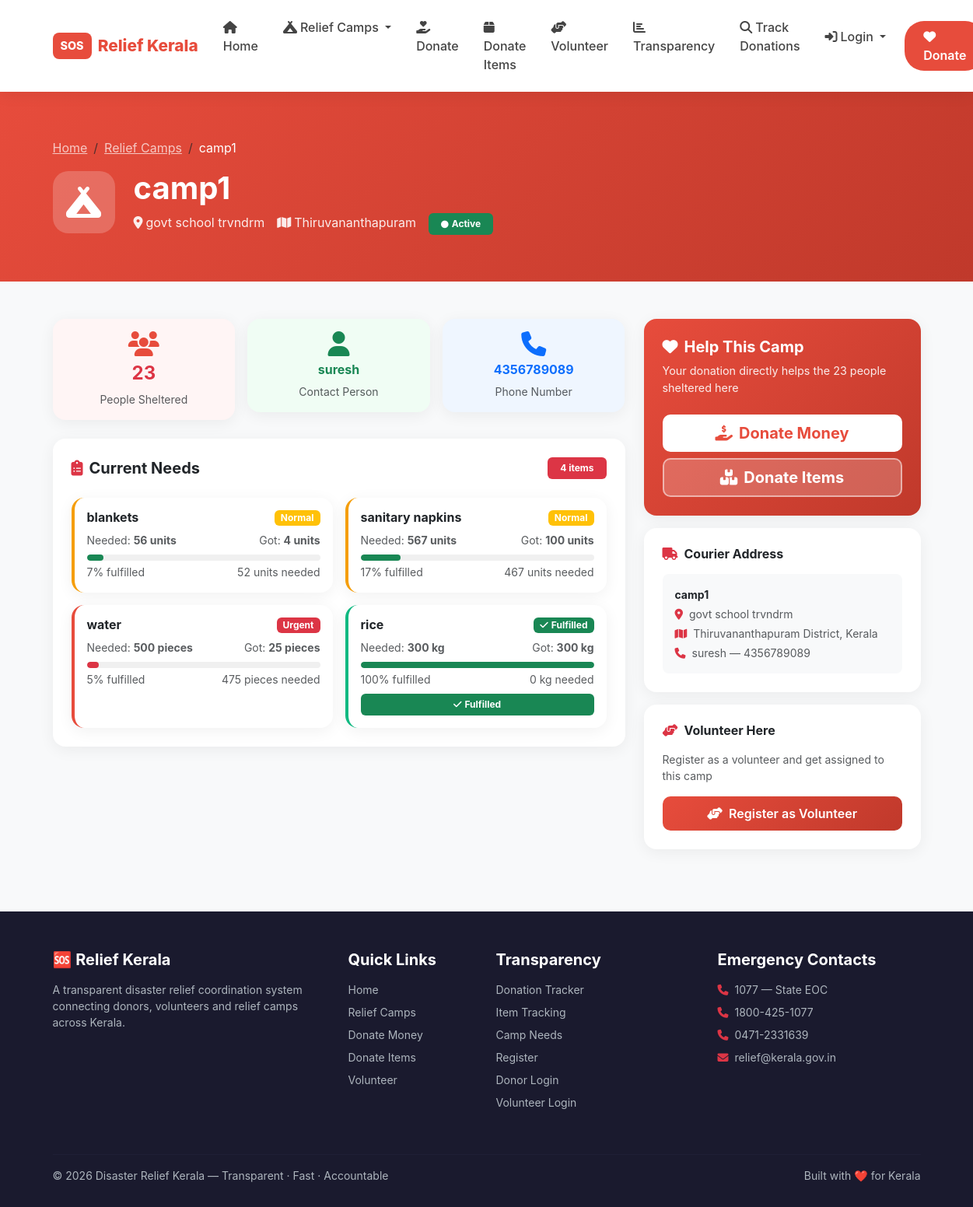
Screenshot of /camps/8/ with the database file from the repository.
### camps/models.py (models this page shows, shortened)
class Camp(models.Model):
    STATUS_CHOICES = [
        ('pending',  'Pending'),
        ('verified', 'Verified'),
        ('approved', 'Approved'),
    ]
    name           = models.CharField(max_length=200)
    location       = models.CharField(max_length=300)
    district       = models.CharField(max_length=100, choices=KERALA_DISTRICTS, default='Kozhikode')
    people_count   = models.PositiveIntegerField(default=0)
    contact_person = models.CharField(max_length=100)
    contact_phone  = models.CharField(max_length=10)
    status         = models.CharField(max_length=20, choices=STATUS_CHOICES, default='pending')
    created_by = models.ForeignKey(
        settings.AUTH_USER_MODEL,
        on_delete=models.SET_NULL,
        null=True, blank=True,
        related_name='created_camps'
    )
    panchayath = models.ForeignKey(
        'accounts.CustomUser',
        on_delete=models.SET_NULL,
        null=True, blank=True,
        limit_choices_to={'role': 'panchayath_staff'},
        related_name='managed_camps',
        help_text='Panchayath officer responsible for verifying needs at this camp',
    )
    is_active  = models.BooleanField(default=True)
    created_at = models.DateTimeField(auto_now_add=True)
    updated_at = models.DateTimeField(auto_now=True)

class Need(models.Model):
    PRIORITY_CHOICES = [
        ('urgent', 'Urgent'),
        ('normal', 'Normal'),
        ('low',    'Low'),
    ]
    STATUS_CHOICES = [
        ('pending',  'Pending Panchayath Verification'),
        ('verified', 'Verified'),
        ('rejected', 'Rejected'),
    ]
    camp                      = models.ForeignKey(Camp, on_delete=models.CASCADE, related_name='needs')
    status                    = models.CharField(max_length=20, choices=STATUS_CHOICES, default='verified')
    verified_by_panchayath    = models.BooleanField(default=False)
    verified_by_field_officer = models.BooleanField(default=False)
    item                      = models.CharField(max_length=200)
    quantity_needed           = models.PositiveIntegerField()
    quantity_received         = models.PositiveIntegerField(default=0)
    unit                      = models.CharField(max_length=50, default='units')
    priority                  = models.CharField(max_length=10, choices=PRIORITY_CHOICES, default='normal')
    is_fulfilled              = models.BooleanField(default=False)
    def remaining(self):
        return max(self.quantity_needed - self.quantity_received, 0)
    def percent_fulfilled(self):
        if self.quantity_needed == 0:
            return 100
        return int((self.quantity_received / self.quantity_needed) * 100)

### camps/views.py (the view, shortened to what this page needs)
# urls.py: path('<int:pk>/', views.camp_detail, name='camp_detail'),
def camp_detail(request, pk):
    camp = get_object_or_404(Camp, pk=pk)
    user = request.user
    if user.is_authenticated and (
        user.role == 'admin' or user.is_staff
        or (user.role == 'camp_head' and user.camp == camp)
        or (user.role == 'panchayath_staff' and camp.panchayath == user)
    ):
        needs = camp.needs.all().order_by('is_fulfilled', 'priority')
    else:
        needs = camp.needs.exclude(status='rejected').order_by('is_fulfilled', 'priority')
    return render(request, 'camps/camp_detail.html', {'camp': camp, 'needs': needs})

### templates/camps/camp_detail.html (shortened to what this page needs)
{% extends 'base.html' %}
{% block content %}
<div style="background:linear-gradient(135deg,#e74c3c,#c0392b);padding:60px 0">
  <div class="container text-white">
    <nav aria-label="breadcrumb" class="mb-3">
      <ol class="breadcrumb" style="background:none;padding:0">
        <li class="breadcrumb-item">
          <a href="{% url 'home' %}" style="color:rgba(255,255,255,0.7)">Home</a>
        </li>
        <li class="breadcrumb-item">
          <a href="{% url 'camp_list' %}" style="color:rgba(255,255,255,0.7)">Relief Camps</a>
        </li>
        <li class="breadcrumb-item active" style="color:white">{{ camp.name }}</li>
      </ol>
    </nav>
    <div class="d-flex align-items-center gap-4">
      <div style="background:rgba(255,255,255,0.2);width:80px;height:80px;border-radius:20px;display:flex;align-items:center;justify-content:center">
        <i class="fas fa-campground" style="font-size:2.5rem"></i>
      </div>
      <div>
        <h1 class="fw-bold mb-2">{{ camp.name }}</h1>
        <div class="d-flex gap-3 flex-wrap">
          <span style="opacity:0.9">
            <i class="fas fa-map-marker-alt me-1"></i>{{ camp.location }}
          </span>
          <span style="opacity:0.9">
            <i class="fas fa-map me-1"></i>{{ camp.district }}
          </span>
          <span class="badge bg-success px-3 py-2">
            <i class="fas fa-circle me-1" style="font-size:0.6rem"></i>Active
          </span>
        </div>
      </div>
    </div>
  </div>
</div>
<div class="container mt-5 mb-5">
  <div class="row g-4">
    <div class="col-md-8">
      <div class="row g-3 mb-4">
        <div class="col-md-4">
          <div class="card p-3 text-center" style="background:#fff5f5">
            <i class="fas fa-users fa-2x mb-2" style="color:#e74c3c"></i>
            <h4 class="fw-bold text-danger">{{ camp.people_count }}</h4>
            <p class="text-muted small mb-0">People Sheltered</p>
          </div>
        </div>
        <div class="col-md-4">
          <div class="card p-3 text-center" style="background:#f0fdf4">
            <i class="fas fa-user fa-2x mb-2 text-success"></i>
            <h6 class="fw-bold text-success">{{ camp.contact_person }}</h6>
            <p class="text-muted small mb-0">Contact Person</p>
          </div>
        </div>
        <div class="col-md-4">
          <div class="card p-3 text-center" style="background:#eff6ff">
            <i class="fas fa-phone fa-2x mb-2 text-primary"></i>
            <h6 class="fw-bold text-primary">{{ camp.contact_phone }}</h6>
            <p class="text-muted small mb-0">Phone Number</p>
          </div>
        </div>
      </div>
      <div class="card p-4">
        <div class="d-flex justify-content-between align-items-center mb-4">
          <h5 class="fw-bold mb-0">
            <i class="fas fa-clipboard-list me-2 text-danger"></i>Current Needs
          </h5>
          <span class="badge bg-danger px-3 py-2">
            {{ needs|length }} item{{ needs|length|pluralize }}
          </span>
        </div>
        {% if needs %}
        <div class="row g-3">
          {% for need in needs %}
          <div class="col-md-6">
            <div class="card p-3 h-100" style="border-left:4px solid {% if need.is_fulfilled %}#10b981{% elif need.priority == 'urgent' %}#e74c3c{% elif need.priority == 'normal' %}#f59e0b{% else %}#10b981{% endif %} !important">
              <div class="d-flex justify-content-between align-items-start mb-2">
                <h6 class="fw-bold mb-0">{{ need.item }}</h6>
                {% if need.is_fulfilled %}
                  <span class="badge bg-success px-2 py-1" style="font-size:0.75rem">
                    <i class="fas fa-check me-1"></i>Fulfilled
                  </span>
                {% else %}
                  <span class="badge {% if need.priority == 'urgent' %}bg-danger{% elif need.priority == 'normal' %}bg-warning{% else %}bg-success{% endif %} px-2 py-1" style="font-size:0.75rem">
                    {{ need.get_priority_display }}
                  </span>
                {% endif %}
              </div>
              <div class="d-flex justify-content-between mb-2">
                <small class="text-muted">Needed: <strong>{{ need.quantity_needed }} {{ need.unit }}</strong></small>
                <small class="text-muted">Got: <strong>{{ need.quantity_received }} {{ need.unit }}</strong></small>
              </div>
              <div class="progress mb-1">
                <div class="progress-bar {% if need.is_fulfilled %}bg-success{% elif need.priority == 'urgent' %}bg-danger{% else %}bg-success{% endif %}"
                     style="width:{{ need.percent_fulfilled }}%"></div>
              </div>
              <div class="d-flex justify-content-between">
                <small class="text-muted">{{ need.percent_fulfilled }}% fulfilled</small>
                <small class="text-muted">{% if need.is_fulfilled %}0 {{ need.unit }} needed{% else %}{{ need.remaining }} {{ need.unit }} needed{% endif %}</small>
              </div>
              {% if need.is_fulfilled %}
              <div class="mt-2">
                <span class="badge bg-success w-100 py-2">
                  <i class="fas fa-check me-1"></i>Fulfilled
                </span>
              </div>
              {% endif %}
            </div>
          </div>
          {% endfor %}
        </div>
        {% else %}
        <div class="text-center p-5">
          <i class="fas fa-check-circle fa-4x text-success mb-3 d-block"></i>
          <h5 class="text-success">All needs fulfilled!</h5>
          <p class="text-muted">This camp has no pending needs right now. Thank you to all donors!</p>
        </div>
        {% endif %}
      </div>
    </div>
    <div class="col-md-4">
      <div class="card p-4 mb-3" style="background:linear-gradient(135deg,#e74c3c,#c0392b)">
        <h5 class="fw-bold text-white mb-2">
          <i class="fas fa-heart me-2"></i>Help This Camp
        </h5>
        <p class="text-white mb-4" style="opacity:0.9;font-size:0.9rem">
          Your donation directly helps the {{ camp.people_count }} people sheltered here
        </p>
        <div class="d-grid gap-2">
          <a href="{% url 'money_donate' %}" class="btn btn-lg fw-bold" style="background:white;color:#e74c3c;border-radius:10px">
            <i class="fas fa-hand-holding-usd me-2"></i>Donate Money
          </a>
          <a href="{% url 'item_donate' %}" class="btn btn-lg fw-bold" style="background:rgba(255,255,255,0.2);color:white;border:2px solid rgba(255,255,255,0.5);border-radius:10px">
            <i class="fas fa-boxes me-2"></i>Donate Items
          </a>
        </div>
      </div>
      <div class="card p-4 mb-3">
        <h6 class="fw-bold mb-3">
          <i class="fas fa-truck me-2 text-danger"></i>Courier Address
        </h6>
        <div class="p-3 rounded-3" style="background:#f8f9fa">
          <p class="fw-bold mb-1 small">{{ camp.name }}</p>
          <p class="text-muted small mb-1">
            <i class="fas fa-map-marker-alt me-2 text-danger"></i>{{ camp.location }}
          </p>
          <p class="text-muted small mb-1">
            <i class="fas fa-map me-2 text-danger"></i>{{ camp.district }} District, Kerala
          </p>
          <p class="text-muted small mb-0">
            <i class="fas fa-phone me-2 text-danger"></i>{{ camp.contact_person }} — {{ camp.contact_phone }}
          </p>
        </div>
      </div>
      <div class="card p-4">
        <h6 class="fw-bold mb-3">
          <i class="fas fa-hands-helping me-2 text-danger"></i>Volunteer Here
        </h6>
        <p class="text-muted small mb-3">Register as a volunteer and get assigned to this camp</p>
        <a href="{% url 'volunteer_register' %}" class="btn btn-donate w-100">
          <i class="fas fa-hands-helping me-2"></i>Register as Volunteer
        </a>
      </div>
    </div>
  </div>
</div>
{% endblock %}

### templates/base.html (style rules this page uses)
* { font-family: -apple-system, BlinkMacSystemFont, 'Segoe UI', Roboto, sans-serif; }
body { background: #f8f9fa; }
.card { border: none !important; border-radius: 16px !important; box-shadow: 0 4px 20px rgba(0,0,0,0.06) !important; transition: transform 0.3s, box-shadow 0.3s; }
.progress { border-radius: 10px; height: 8px; background: #f0f0f0; }
.progress-bar { border-radius: 10px; }
.btn-donate { background: linear-gradient(135deg, #e74c3c, #c0392b); color: white !important; border: none; border-radius: 10px; padding: 10px 24px; font-weight: 600; transition: all 0.3s; }

### rows the page displays
Camp: name "camp1", location "govt school trvndrm", district "Thiruvananthapuram", people_count "23", contact_person "suresh", contact_phone "4356789089"
Need: item "blankets", priority "Normal", quantity_needed "56", unit "units", quantity_received "4", is_fulfilled False (drawn), percent_fulfilled "7", remaining "52"
Need: item "sanitary napkins", priority "Normal", quantity_needed "567", unit "units", quantity_received "100", is_fulfilled False (drawn), percent_fulfilled "17", remaining "467"
Need: item "water", priority "Urgent", quantity_needed "500", unit "pieces", quantity_received "25", is_fulfilled False (drawn), percent_fulfilled "5", remaining "475"
Need: item "rice", is_fulfilled True (drawn), quantity_needed "300", unit "kg", quantity_received "300", percent_fulfilled "100"

### other values shown
{{ needs|length }} "4"
